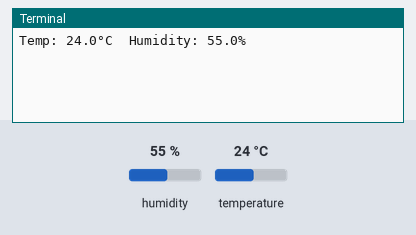
Bench run of a program on a simulated Raspberry Pi (BCM pin numbers). Shown: the last lines printed to the terminal. The test bench sets the inputs (shaded band); at power-on: humidity 55 %, temperature 24 °C.

Above: at 1.2 s.
1.3 s: humidity set to 22 %
3.0 s: temperature set to 12 °C
At 4.3 s:
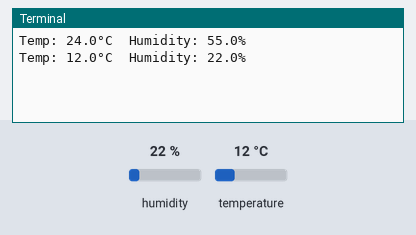
4.7 s: humidity set to 40 %
At 6.3 s:
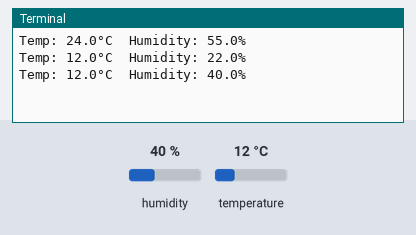
Timing chart, 0 to 7.8 s (numbered marks = the images above; inputs shaded):
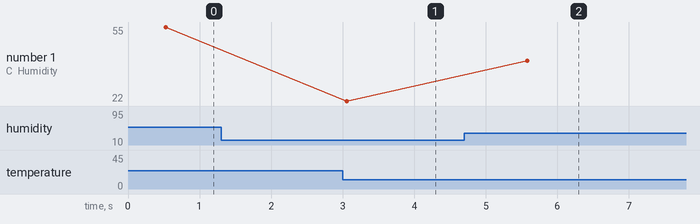

The program:

main.py
```python
import Adafruit_DHT
import BlynkLib
import time

# Initialize Blynk with your Auth Token
BLYNK_AUTH_TOKEN = 'Your_Blynk_Auth_Token'
blynk = BlynkLib.Blynk(BLYNK_AUTH_TOKEN)

# Set up the DHT11 sensor
DHT_SENSOR = Adafruit_DHT.DHT11
DHT_PIN = 14  # GPIO pin for DHT11 sensor (Pin 8 on Raspberry Pi)

# Function to send data to Blynk
def send_data_to_blynk():
    # Read temperature and humidity from DHT11 sensor
    humidity, temperature = Adafruit_DHT.read(DHT_SENSOR, DHT_PIN)

    if humidity is not None and temperature is not None:
        # Send temperature to Virtual Pin V0
        blynk.virtual_write(0, temperature)

        # Send humidity to Virtual Pin V1
        blynk.virtual_write(1, humidity)

        print(f"Temp: {temperature}°C  Humidity: {humidity}%")
    else:
        print("Failed to retrieve data from the sensor")

# Main loop
while True:
    send_data_to_blynk()

    # Run Blynk virtual writes in the background
    blynk.run()

    # Wait for 2 seconds before reading data again
    time.sleep(2)
```

Measured:
- after the input at 3.0 s, the terminal: prints a new line after 0.05 s (image 1)
- after the input at 4.7 s, the terminal: prints a new line after 0.88 s (image 2)
- plotted number 1: 22 → 40 after the input at 4.7 s
